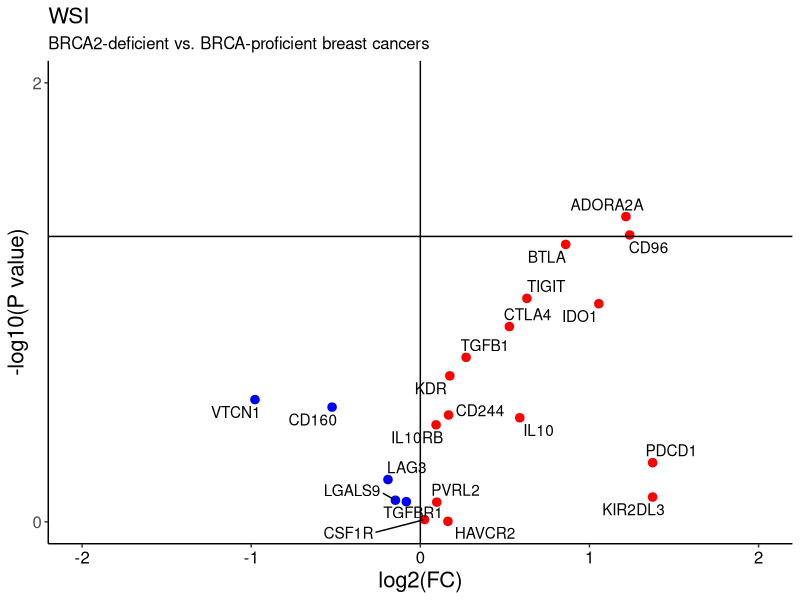

This figure's R source:
# Load packages
library(ggplot2)
library(ggrepel)

# Set working directory
setwd("/Users/WIMM/Documents/BRCA_2018/Github/")

# Read file
df <- read.table("Data/WSI_final.txt", header=TRUE, sep="\t", na.strings="NA", check.names=FALSE)

# CIN25 gene list
genes <- c("CTLA4", "PDCD1", "LAG3", "BTLA", "CD160", "IDO1", "IL10", "IL10RB", "TGFB1", "TGFBR1", "VTCN1", "CD244", "LGALS9", "HAVCR2", "ADORA2A", "TIGIT", "CSF1R", "KIR2DL1", "KIR2DL2", "KIR2DL3", "KDR", "CD96", "PVRL2")

genes <- intersect(names(df), genes)

# Subset relevant columns
df <- df[,c("BRCA_status", genes)]

# Remove missing values
df <- na.omit(df)

# Compute FC and p-values
fc.brca <- NULL
p.brca <- NULL

for(i in 1:length(genes)) {

    # Subset gene
    df.small <- df[, c("BRCA_status", genes[i])]
    
    # Retrieve expression values
    proficient <- df.small[which(df.small$BRCA_status=="BRCA-proficient"), 2]
    brca <- df.small[which(df.small$BRCA_status=="BRCA2-deficient"), 2]
    
    # Compute FC
    fc.brca[i] <- log2(median((2^brca - 1), na.rm=TRUE) / median((2^proficient - 1), na.rm=TRUE))
    
    # Compute p.values
    p.brca[i] <- wilcox.test(brca, proficient, na.rm=TRUE)$p.value
    
}

# Tabulate
results <- data.frame(genes, fc.brca, p.brca, stringsAsFactors=FALSE)

# Remove Inf value
results <- results[-which(is.infinite(results$fc.brca)), ]

# Replace KIR2DL3 value with next highest value
results$fc.brca[which(results$genes=="KIR2DL3")] <- sort(results$fc.brca, decreasing=TRUE)[2]

# Indicate direction
results$direction <- ifelse(results$fc.brca > 0, "Up", "Down")

# Volcano plot
    # Definition
    data <- results
    x <- data$fc.brca
    y <- -log10(data$p.brca)
    z <- data$direction
    label <- data$genes
    maintitle <- "WSI"
    subtitle <- "BRCA2-deficient vs. BRCA-proficient breast cancers"
    xtitle <- "log2(FC)"
    ytitle <- "-log10(P value)"
    ymin <- floor(min(y))
    ymax <- ceiling(max(y))
    yinterval <- 2
    xmin <- max(abs(floor(min(x))), ceiling(max(x))) * -1
    xmax <- max(abs(floor(min(x))), ceiling(max(x)))
    xinterval <- 1
    
    # Plot
    plot <- ggplot(data, aes(x=x, y=y, label=label)) +
               geom_point(shape=20, size=4, mapping=aes(color=z), show.legend=FALSE) +
               geom_text_repel(aes(label=label)) +
               geom_vline(xintercept = 0) +
               geom_hline(yintercept = 1.3) +
               scale_colour_manual(values=c("blue", "red")) +
               scale_x_continuous(limits=c(xmin, xmax), breaks=seq(xmin, xmax, by=xinterval)) +
               scale_y_continuous(limits=c(ymin, ymax), breaks=seq(ymin, ymax, by=yinterval)) +
               labs(title=maintitle, subtitle=subtitle, x=xtitle, y=ytitle) +
               theme(panel.grid.major=element_blank(),
                     panel.grid.minor=element_blank(),
                     panel.background=element_blank(),
                     axis.line = element_line(colour="black"),
                     axis.text.x=element_text(colour="black"),
                     axis.text=element_text(size=12),
                     axis.title=element_text(size=16),
                     plot.title=element_text(size=16),
                     plot.subtitle=element_text(size=12))
                     
    # Sava plot
    ggsave("Figures/Figure_2G.pdf", plot, width=8, height=8)
